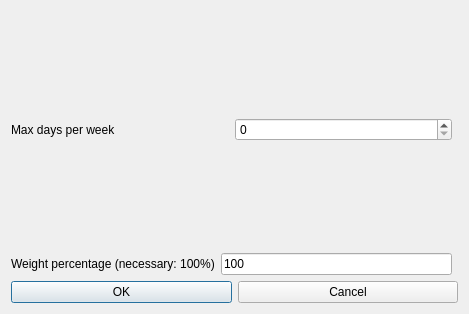
<?xml version="1.0" encoding="UTF-8"?>
<ui version="4.0">
 <class>ModifyConstraintStudentsMaxDaysPerWeekForm_template</class>
 <widget class="QDialog" name="ModifyConstraintStudentsMaxDaysPerWeekForm_template">
  <property name="geometry">
   <rect>
    <x>0</x>
    <y>0</y>
    <width>469</width>
    <height>314</height>
   </rect>
  </property>
  <property name="windowTitle">
   <string extracomment="This is the title of the dialog to modify a constraint of this type">Modify students max days per week</string>
  </property>
  <layout class="QGridLayout">
   <item row="1" column="0">
    <layout class="QHBoxLayout">
     <item>
      <widget class="QLabel" name="maxDaysTextLabel">
       <property name="frameShape">
        <enum>QFrame::NoFrame</enum>
       </property>
       <property name="frameShadow">
        <enum>QFrame::Plain</enum>
       </property>
       <property name="text">
        <string>Max days per week</string>
       </property>
       <property name="wordWrap">
        <bool>false</bool>
       </property>
      </widget>
     </item>
     <item>
      <widget class="QSpinBox" name="maxDaysSpinBox"/>
     </item>
    </layout>
   </item>
   <item row="2" column="0">
    <spacer name="spacer7">
     <property name="orientation">
      <enum>Qt::Vertical</enum>
     </property>
     <property name="sizeType">
      <enum>QSizePolicy::Expanding</enum>
     </property>
     <property name="sizeHint" stdset="0">
      <size>
       <width>20</width>
       <height>31</height>
      </size>
     </property>
    </spacer>
   </item>
   <item row="4" column="0" colspan="2">
    <layout class="QHBoxLayout">
     <item>
      <widget class="QPushButton" name="okPushButton">
       <property name="text">
        <string>OK</string>
       </property>
      </widget>
     </item>
     <item>
      <widget class="QPushButton" name="cancelPushButton">
       <property name="text">
        <string>Cancel</string>
       </property>
      </widget>
     </item>
    </layout>
   </item>
   <item row="0" column="0">
    <spacer name="spacer8">
     <property name="orientation">
      <enum>Qt::Vertical</enum>
     </property>
     <property name="sizeType">
      <enum>QSizePolicy::Expanding</enum>
     </property>
     <property name="sizeHint" stdset="0">
      <size>
       <width>20</width>
       <height>31</height>
      </size>
     </property>
    </spacer>
   </item>
   <item row="3" column="0">
    <layout class="QHBoxLayout">
     <item>
      <widget class="QLabel" name="weightTextLabel">
       <property name="frameShape">
        <enum>QFrame::NoFrame</enum>
       </property>
       <property name="frameShadow">
        <enum>QFrame::Plain</enum>
       </property>
       <property name="text">
        <string>Weight percentage (necessary: 100%)</string>
       </property>
       <property name="wordWrap">
        <bool>false</bool>
       </property>
      </widget>
     </item>
     <item>
      <widget class="QLineEdit" name="weightLineEdit">
       <property name="text">
        <string notr="true">100</string>
       </property>
      </widget>
     </item>
    </layout>
   </item>
  </layout>
 </widget>
 <layoutdefault spacing="6" margin="11"/>
 <resources/>
 <connections/>
</ui>
